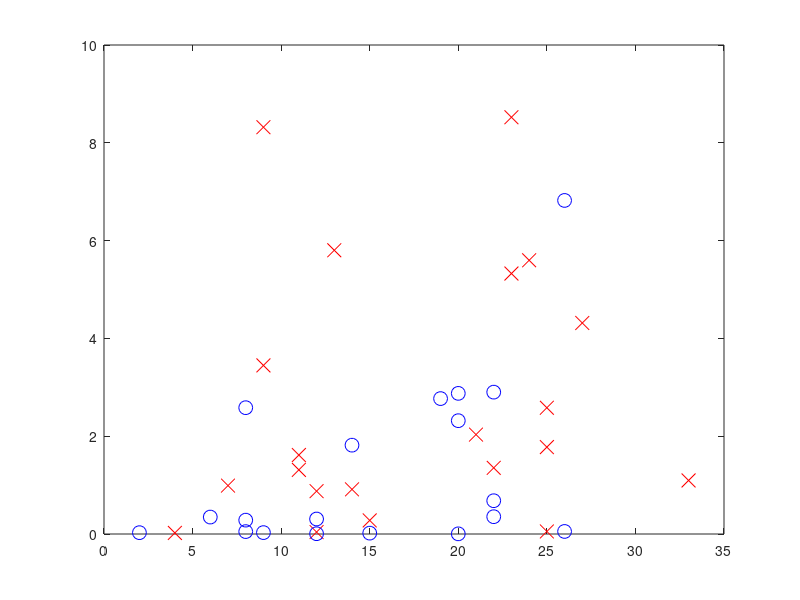

Source code (MATLAB):
close all
clear; clc

Xsick = [13 14 24 11 33 27 7 25 12 9 21 9 25 12 15 4 23 23 25 22 11]
Ysick = [5.80221 0.91302 5.597485 1.614735 1.09524 4.315255 0.989865 1.77687 0.876335 3.44824 2.03291 8.319045 2.581925 0.039435 0.278015 0.02208 8.522505 5.32643 0.05206 1.352825 1.311555];
Xnot = [22 20 20 19 8 6 22 22 12 26 20 8 14 15 12 8 26 9 2]
Ynot = [0.68053 0.003185 2.875975 2.76925 2.583175 0.346405 2.901135 0.353885 0.30651 6.821495 2.31735 0.04938 1.81673 0.01771 0.005735 0.28344 0.052185 0.028565 0.027425];
    
plot(Xsick,Ysick,'rx', 'MarkerSize', 10)
hold on
plot(Xnot,Ynot, 'bo', 'MarkerSize', 10)
hold off